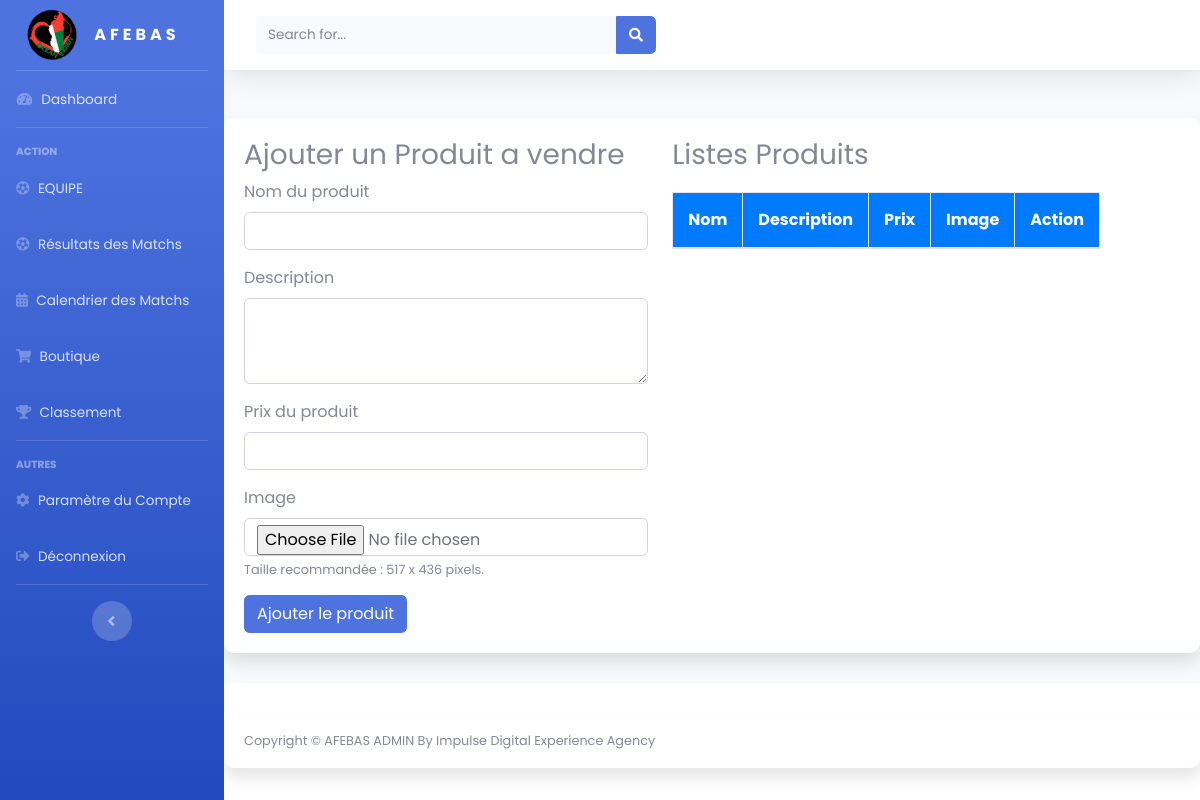
The app's page /ecommerce.php, older data.
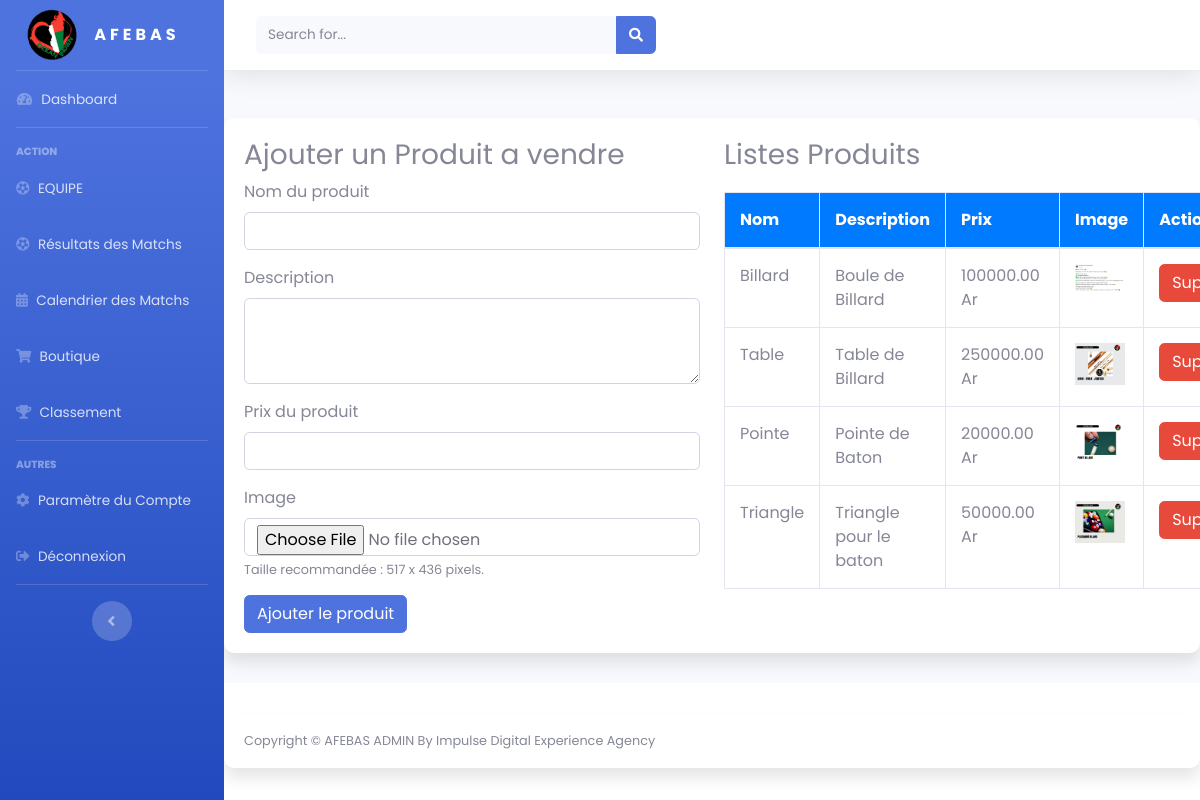
The same page, newer data.
### tables this page shows
CREATE TABLE `produits` (
  `id` int(11) NOT NULL,
  `nom` varchar(255) NOT NULL,
  `description` text NOT NULL,
  `image` varchar(255) NOT NULL,
  `prix` decimal(10,2) DEFAULT NULL
);

### ecommerce.php (the view, shortened to what the changed rows need)
<!DOCTYPE html>
<html lang="en">
<head>
    <link href="vendor/fontawesome-free/css/all.min.css" rel="stylesheet" type="text/css">
    <link rel="stylesheet" href="./asset/css/style2.css">
    <link rel="stylesheet" href="./asset/css/style3.css">
    <link rel="stylesheet" href="./asset/css/dash.css">
</head>
<body id="page-top">
    <div id="wrapper">
        <div id="content-wrapper" class="d-flex flex-column">
            <div id="content">
                <div class="container mt-5">
                    <div class="row">
                        <?php
                        require_once './server/db.php';
                        $sql = "SELECT * FROM produits";
                        $stmt = $pdo->query($sql);
                        $produits = $stmt->fetchAll(PDO::FETCH_ASSOC);
                        ?>
                        <div class="col-md-6">
                            <table class="table table-bordered">
                                <thead>
                                    <tr>
                                        <th>Nom</th>
                                        <th>Description</th>
                                        <th>Prix</th>
                                        <th>Image</th>
                                        <th>Action</th>
                                    </tr>
                                </thead>
                                <tbody>
                                    <?php foreach ($produits as $produit): ?>
                                        <tr>
                                            <td><?php echo htmlspecialchars($produit['nom']); ?></td>
                                            <td><?php echo htmlspecialchars($produit['description']); ?></td>
                                            <td><?php echo htmlspecialchars($produit['prix']); ?> Ar</td>
                                            <td><img src="<?php echo htmlspecialchars($produit['image']); ?>" alt="<?php echo htmlspecialchars($produit['nom']); ?>" width="50"></td>
                                            <td>
                                                <button class="btn btn-danger" onclick="confirmDeletion(<?php echo $produit['id']; ?>)">Supprimer</button>
                                            </td>
                                        </tr>
                                    <?php endforeach; ?>
                                </tbody>
                            </table>
                        </div>
                    </div>
                </div>
            </div>
        </div>
</body>
</html>

Row changes from the older to the newer data that the page shows:
added produits: nom "Billard", description "Boule de Billard", prix "100000.00", image (picture)
added produits: nom "Table", description "Table de Billard", prix "250000.00", image (picture)
added produits: nom "Pointe", description "Pointe de Baton", prix "20000.00", image (picture)
added produits: nom "Triangle", description "Triangle pour le baton", prix "50000.00", image (picture)
